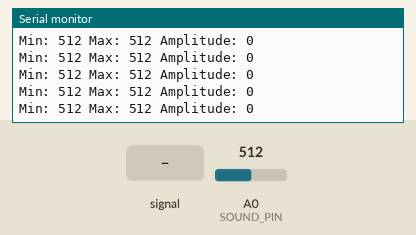
A sketch run on a simulated Arduino Uno, built with avr-gcc and run on an emulated ATmega328P. Parts: the last lines printed to the serial monitor. The inputs (shaded band) are chosen by the test bench; at power-on: A0 (SOUND_PIN) = 512.

Above: at 1.2 s.
1.3 s: A0 (SOUND_PIN) fed a 200 Hz sine of ±81 counts around its level
At 1.38 s:
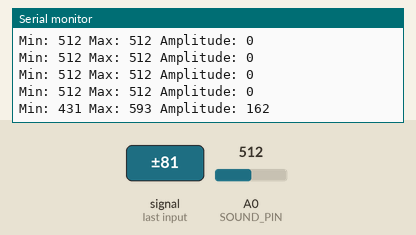
2.8 s: A0 (SOUND_PIN) set to 716
At 2.86 s:
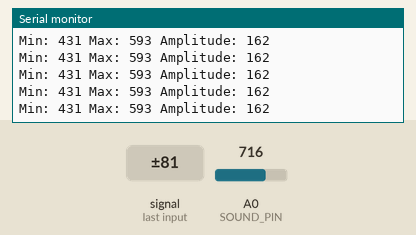
4.3 s: A0 (SOUND_PIN) fed a 1000 Hz sine of ±255 counts around its level
At 4.42 s:
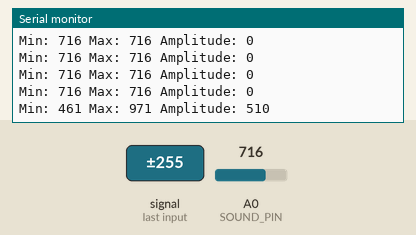
5.8 s: A0 (SOUND_PIN) set to 900
At 5.83 s:
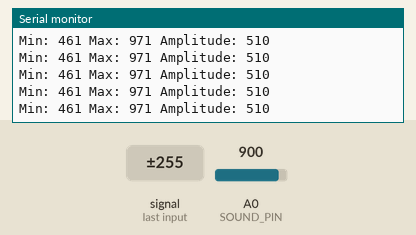
Timing chart, 0 to 8.3 s (numbered marks = the images above; inputs shaded):
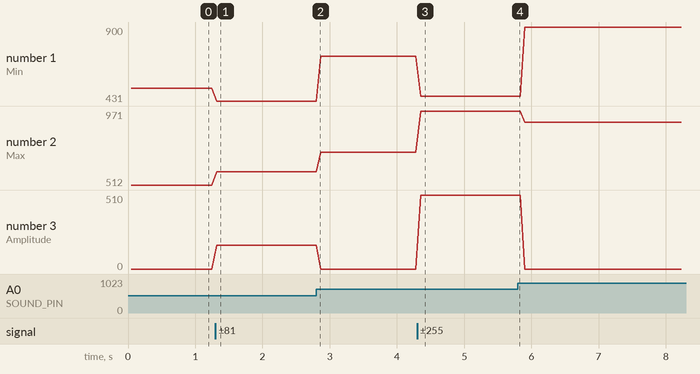

The sketch:

sound_sensor101.ino
```cpp
#define SOUND_PIN A0

void setup() {
  Serial.begin(115200);
}

void loop() {
  int minValue = 1023;
  int maxValue = 0;

  unsigned long startTime = millis();

  while (millis() - startTime < 50) {
    int value = analogRead(SOUND_PIN);

    if (value < minValue) {
      minValue = value;
    }

    if (value > maxValue) {
      maxValue = value;
    }
  }

  int amplitude = maxValue - minValue;

  Serial.print("Min: ");
  Serial.print(minValue);

  Serial.print(" Max: ");
  Serial.print(maxValue);

  Serial.print(" Amplitude: ");
  Serial.println(amplitude);

  delay(20);
}
```

Measured:
- after the input at 1.3 s, the serial monitor: prints a new line at once (image 1)
- after the input at 4.3 s, the serial monitor: prints a new line after 0.05 s (image 3)
- plotted number 1: 512 → 431 after the input at 1.3 s, 431 → 716 after the input at 2.8 s, 716 → 461 after the input at 4.3 s, 461 → 900 after the input at 5.8 s
- plotted number 2: 512 → 593 after the input at 1.3 s, 593 → 716 after the input at 2.8 s, 716 → 971 after the input at 4.3 s, 971 → 900 after the input at 5.8 s
- plotted number 3: 0 → 162 after the input at 1.3 s, 0 → 510 after the input at 4.3 s
